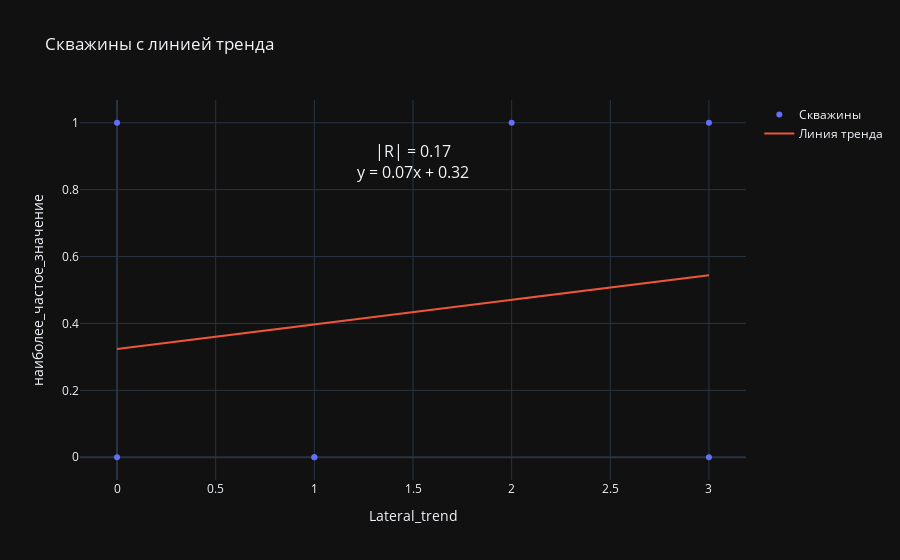

Notebook code for this chart:
### Code cell
plot_with_trendline(df_finish, 'Lateral_trend', 'наиболее_частое_значение', 'wells')

### Figure 1 — Plotly figure (JSON) as saved in the notebook; plotly's stock layout.template omitted (floating-point values rounded to 4 significant figures)
{"data": [{"hoverinfo": "text", "mode": "markers", "name": "Скважины", "text": ["673R, 676R", "673R, 676R", "660R", "661R", "669R", "663R", "662R"], "x": [1.0, 1.0, 0.0, 0.0, 3.0, 3.0, 2.0], "y": [0.0, 0.0, 0.0, 1.0, 0.0, 1.0, 1.0], "type": "scatter"}, {"mode": "lines", "name": "Линия тренда", "x": [1.0, 1.0, 0.0, 0.0, 3.0, 3.0, 2.0], "y": [0.3971, 0.3971, 0.3235, 0.3235, 0.5441, 0.5441, 0.4706], "type": "scatter"}], "layout": {"annotations": [{"font": {"size": 16}, "showarrow": false, "text": "|R| = 0.17<br>y = 0.07x + 0.32", "x": 0.5, "xref": "paper", "y": 0.9, "yref": "paper"}], "title": {"text": "Скважины с линией тренда"}, "xaxis": {"title": {"text": "Lateral_trend"}}, "yaxis": {"title": {"text": "наиболее_частое_значение"}}}}
